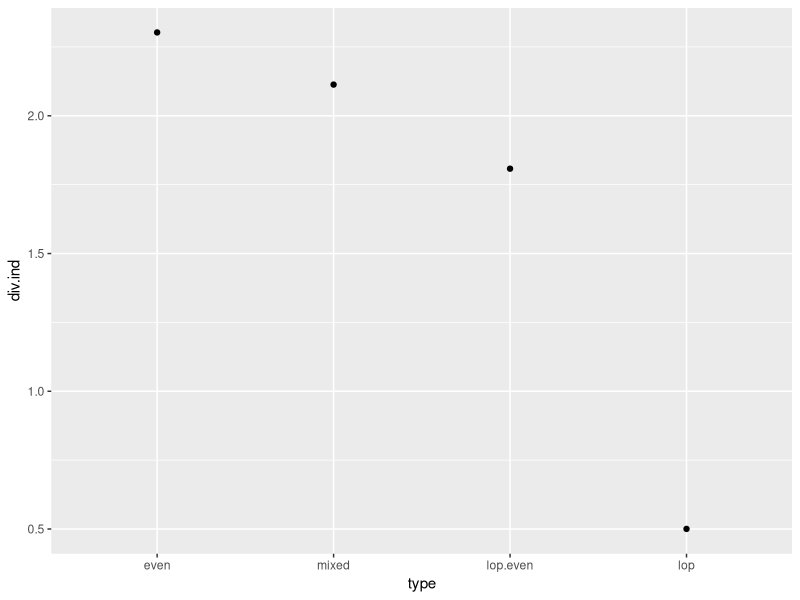

This figure's R source:

# comparing Shannon diversity index between different toy datasets

library(tidyverse)

even <- data.frame(val = rep(10, 10))
mixed <- data.frame(val = seq(1, 20, by = 2))
lop <- data.frame(val = c(rep(1, 9), 91))
lop.even <- data.frame(val = c(rep(19, 5), rep(1, 5)))


div.inder <- function(foo){
  foo2 <- foo %>% 
    mutate(prop = val/sum(foo),
           prop.l.prop = prop * log(prop)) %>% 
    summarise(div.ind = -1 * (sum(prop.l.prop)))
  return(foo2)
}


even.div.ind <- div.inder(even) %>% 
  mutate(type = "even")

mixed.div.ind <- div.inder(mixed) %>% 
  mutate(type = "mixed")

lop.div.ind <- div.inder(lop) %>% 
  mutate(type = "lop")

lop.even.div.ind <- div.inder(lop.even) %>% 
  mutate(type = "lop.even")

goof <- rbind(even.div.ind, mixed.div.ind, lop.div.ind, lop.even.div.ind)


foo.even <- even %>% 
  mutate(spp = paste("sp", seq(1, 10), sep = "")) %>% 
  spread(spp, val)

foo.mixed <- mixed %>% 
  mutate(spp = paste("sp", seq(1, 10), sep = "")) %>% 
  spread(spp, val)

foo.lop <- lop %>% 
  mutate(spp = paste("sp", seq(1, 10), sep = "")) %>% 
  spread(spp, val)

foo.lop.even <- lop.even %>% 
  mutate(spp = paste("sp", seq(1, 10), sep = "")) %>% 
  spread(spp, val)

foof <- rbind(foo.even, foo.mixed, foo.lop, foo.lop.even)


goof.foof <- cbind(goof, foof) 
goof.foof$type <- with(goof.foof, reorder(type, type, function(x) (x)))

ggplot(data = goof.foof, aes(x = type, y = div.ind)) +
  geom_point()+ 
  scale_x_discrete(limits=c("even", "mixed", "lop.even", "lop"))
